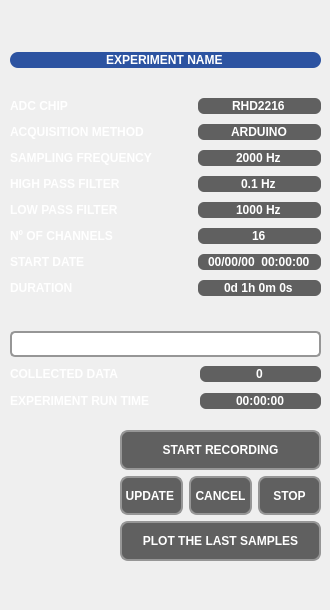
          <widget class="QWidget" name="record_tab">
           <attribute name="title">
            <string>RECORD</string>
           </attribute>
           <widget class="QFrame" name="record_show_frame">
            <property name="enabled">
             <bool>false</bool>
            </property>
            <property name="geometry">
             <rect>
              <x>10</x>
              <y>30</y>
              <width>311</width>
              <height>571</height>
             </rect>
            </property>
            <property name="styleSheet">
             <string notr="true">QLabel{color:#FFFFFF;font:7pt&quot;DejaVu Sans&quot;;font-weight:bold;}QLineEdit{border:#969696;background-color:#606060;border-radius:6px;color:#FFFFFF;font:7pt&quot;DejaVu Sans&quot;;font-weight:bold;}
QProgressBar { border: 2px solid #969696;border-radius:5px;text-align:center;color:#FFFFFF;font:10pt&quot;DejaVu Sans&quot;;font-weight:bold;}QProgressBar::chunk{background-color:#2C53A1;width:20px;}
</string>
            </property>
            <widget class="QLabel" name="logo_image_label2">
             <property name="geometry">
              <rect>
               <x>10</x>
               <y>410</y>
               <width>91</width>
               <height>121</height>
              </rect>
             </property>
             <property name="text">
              <string/>
             </property>
             <property name="pixmap">
              <pixmap>icon/NNC_logo.png</pixmap>
             </property>
             <property name="scaledContents">
              <bool>true</bool>
             </property>
             <property name="alignment">
              <set>Qt::AlignCenter</set>
             </property>
            </widget>
            <widget class="QWidget" name="layoutWidget_2">
             <property name="geometry">
              <rect>
               <x>0</x>
               <y>0</y>
               <width>311</width>
               <height>291</height>
              </rect>
             </property>
             <layout class="QVBoxLayout" name="verticalLayout">
              <item>
               <widget class="QLineEdit" name="experiment_name_lineshow">
                <property name="styleSheet">
                 <string notr="true">QLineEdit{border:#969696;background-color:#2C53A1;border-radius:8px;color:#FFFFFF;font:7pt&quot;helvetica&quot;;font-weight:bold;}</string>
                </property>
                <property name="text">
                 <string notr="true">EXPERIMENT NAME</string>
                </property>
                <property name="alignment">
                 <set>Qt::AlignCenter</set>
                </property>
                <property name="dragEnabled">
                 <bool>false</bool>
                </property>
                <property name="readOnly">
                 <bool>true</bool>
                </property>
               </widget>
              </item>
              <item>
               <layout class="QGridLayout" name="gridLayout_13">
                <item row="0" column="0">
                 <widget class="QLabel" name="label_46">
                  <property name="text">
                   <string notr="true">ADC CHIP</string>
                  </property>
                  <property name="alignment">
                   <set>Qt::AlignLeading|Qt::AlignLeft|Qt::AlignVCenter</set>
                  </property>
                 </widget>
                </item>
                <item row="0" column="2">
                 <widget class="QLineEdit" name="chip_lineshow">
                  <property name="text">
                   <string notr="true">RHD2216</string>
                  </property>
                  <property name="alignment">
                   <set>Qt::AlignCenter</set>
                  </property>
                  <property name="dragEnabled">
                   <bool>false</bool>
                  </property>
                  <property name="readOnly">
                   <bool>true</bool>
                  </property>
                 </widget>
                </item>
                <item row="1" column="0">
                 <widget class="QLabel" name="label_52">
                  <property name="text">
                   <string notr="true">ACQUISITION METHOD</string>
                  </property>
                  <property name="alignment">
                   <set>Qt::AlignLeading|Qt::AlignLeft|Qt::AlignVCenter</set>
                  </property>
                 </widget>
                </item>
                <item row="5" column="0">
                 <widget class="QLabel" name="label_53">
                  <property name="text">
                   <string notr="true">Nº OF CHANNELS</string>
                  </property>
                  <property name="alignment">
                   <set>Qt::AlignLeading|Qt::AlignLeft|Qt::AlignVCenter</set>
                  </property>
                 </widget>
                </item>
                <item row="2" column="2">
                 <widget class="QLineEdit" name="sampling_frequency_lineshow">
                  <property name="text">
                   <string notr="true">2000 Hz</string>
                  </property>
                  <property name="alignment">
                   <set>Qt::AlignCenter</set>
                  </property>
                  <property name="dragEnabled">
                   <bool>false</bool>
                  </property>
                  <property name="readOnly">
                   <bool>true</bool>
                  </property>
                 </widget>
                </item>
                <item row="5" column="2">
                 <widget class="QLineEdit" name="number_channels_lineshow">
                  <property name="text">
                   <string notr="true">16</string>
                  </property>
                  <property name="alignment">
                   <set>Qt::AlignCenter</set>
                  </property>
                  <property name="dragEnabled">
                   <bool>false</bool>
                  </property>
                  <property name="readOnly">
                   <bool>true</bool>
                  </property>
                 </widget>
                </item>
                <item row="6" column="0">
                 <widget class="QLabel" name="label_48">
                  <property name="text">
                   <string notr="true">START DATE</string>
                  </property>
                  <property name="alignment">
                   <set>Qt::AlignLeading|Qt::AlignLeft|Qt::AlignVCenter</set>
                  </property>
                 </widget>
                </item>
                <item row="2" column="0">
                 <widget class="QLabel" name="label_43">
                  <property name="text">
                   <string notr="true">SAMPLING FREQUENCY</string>
                  </property>
                  <property name="alignment">
                   <set>Qt::AlignLeading|Qt::AlignLeft|Qt::AlignVCenter</set>
                  </property>
                 </widget>
                </item>
                <item row="4" column="0">
                 <widget class="QLabel" name="label_45">
                  <property name="text">
                   <string notr="true">LOW PASS FILTER</string>
                  </property>
                  <property name="alignment">
                   <set>Qt::AlignLeading|Qt::AlignLeft|Qt::AlignVCenter</set>
                  </property>
                 </widget>
                </item>
                <item row="1" column="2">
                 <widget class="QLineEdit" name="method_lineshow">
                  <property name="text">
                   <string notr="true">ARDUINO</string>
                  </property>
                  <property name="alignment">
                   <set>Qt::AlignCenter</set>
                  </property>
                  <property name="dragEnabled">
                   <bool>false</bool>
                  </property>
                  <property name="readOnly">
                   <bool>true</bool>
                  </property>
                 </widget>
                </item>
                <item row="3" column="2">
                 <widget class="QLineEdit" name="highpass_frequency_lineshow">
                  <property name="text">
                   <string notr="true">0.1 Hz</string>
                  </property>
                  <property name="alignment">
                   <set>Qt::AlignCenter</set>
                  </property>
                  <property name="dragEnabled">
                   <bool>false</bool>
                  </property>
                  <property name="readOnly">
                   <bool>true</bool>
                  </property>
                 </widget>
                </item>
                <item row="3" column="0">
                 <widget class="QLabel" name="label_44">
                  <property name="text">
                   <string notr="true">HIGH PASS FILTER</string>
                  </property>
                  <property name="alignment">
                   <set>Qt::AlignLeading|Qt::AlignLeft|Qt::AlignVCenter</set>
                  </property>
                 </widget>
                </item>
                <item row="4" column="2">
                 <widget class="QLineEdit" name="lowpass_frequency_lineshow">
                  <property name="text">
                   <string notr="true">1000 Hz</string>
                  </property>
                  <property name="alignment">
                   <set>Qt::AlignCenter</set>
                  </property>
                  <property name="dragEnabled">
                   <bool>false</bool>
                  </property>
                  <property name="readOnly">
                   <bool>true</bool>
                  </property>
                 </widget>
                </item>
                <item row="7" column="0">
                 <widget class="QLabel" name="label_47">
                  <property name="text">
                   <string notr="true">DURATION</string>
                  </property>
                  <property name="alignment">
                   <set>Qt::AlignLeading|Qt::AlignLeft|Qt::AlignVCenter</set>
                  </property>
                 </widget>
                </item>
                <item row="6" column="2">
                 <widget class="QLineEdit" name="start_duration_lineshow">
                  <property name="text">
                   <string notr="true">00/00/00  00:00:00</string>
                  </property>
                  <property name="alignment">
                   <set>Qt::AlignCenter</set>
                  </property>
                  <property name="dragEnabled">
                   <bool>false</bool>
                  </property>
                  <property name="readOnly">
                   <bool>true</bool>
                  </property>
                 </widget>
                </item>
                <item row="7" column="2">
                 <widget class="QLineEdit" name="duration_time_lineshow">
                  <property name="text">
                   <string notr="true">0d 1h 0m 0s</string>
                  </property>
                  <property name="alignment">
                   <set>Qt::AlignCenter</set>
                  </property>
                  <property name="dragEnabled">
                   <bool>false</bool>
                  </property>
                  <property name="readOnly">
                   <bool>true</bool>
                  </property>
                 </widget>
                </item>
                <item row="0" column="1">
                 <spacer name="horizontalSpacer_2">
                  <property name="orientation">
                   <enum>Qt::Horizontal</enum>
                  </property>
                  <property name="sizeType">
                   <enum>QSizePolicy::Fixed</enum>
                  </property>
                  <property name="sizeHint" stdset="0">
                   <size>
                    <width>40</width>
                    <height>20</height>
                   </size>
                  </property>
                 </spacer>
                </item>
                <item row="1" column="1">
                 <spacer name="horizontalSpacer_3">
                  <property name="orientation">
                   <enum>Qt::Horizontal</enum>
                  </property>
                  <property name="sizeType">
                   <enum>QSizePolicy::Fixed</enum>
                  </property>
                  <property name="sizeHint" stdset="0">
                   <size>
                    <width>40</width>
                    <height>20</height>
                   </size>
                  </property>
                 </spacer>
                </item>
                <item row="2" column="1">
                 <spacer name="horizontalSpacer_4">
                  <property name="orientation">
                   <enum>Qt::Horizontal</enum>
                  </property>
                  <property name="sizeType">
                   <enum>QSizePolicy::Fixed</enum>
                  </property>
                  <property name="sizeHint" stdset="0">
                   <size>
                    <width>40</width>
                    <height>20</height>
                   </size>
                  </property>
                 </spacer>
                </item>
                <item row="3" column="1">
                 <spacer name="horizontalSpacer_5">
                  <property name="orientation">
                   <enum>Qt::Horizontal</enum>
                  </property>
                  <property name="sizeType">
                   <enum>QSizePolicy::Fixed</enum>
                  </property>
                  <property name="sizeHint" stdset="0">
                   <size>
                    <width>40</width>
                    <height>20</height>
                   </size>
                  </property>
                 </spacer>
                </item>
                <item row="4" column="1">
                 <spacer name="horizontalSpacer_6">
                  <property name="orientation">
                   <enum>Qt::Horizontal</enum>
                  </property>
                  <property name="sizeType">
                   <enum>QSizePolicy::Fixed</enum>
                  </property>
                  <property name="sizeHint" stdset="0">
                   <size>
                    <width>40</width>
                    <height>20</height>
                   </size>
                  </property>
                 </spacer>
                </item>
                <item row="5" column="1">
                 <spacer name="horizontalSpacer_7">
                  <property name="orientation">
                   <enum>Qt::Horizontal</enum>
                  </property>
                  <property name="sizeType">
                   <enum>QSizePolicy::Fixed</enum>
                  </property>
                  <property name="sizeHint" stdset="0">
                   <size>
                    <width>40</width>
                    <height>20</height>
                   </size>
                  </property>
                 </spacer>
                </item>
                <item row="6" column="1">
                 <spacer name="horizontalSpacer_8">
                  <property name="orientation">
                   <enum>Qt::Horizontal</enum>
                  </property>
                  <property name="sizeType">
                   <enum>QSizePolicy::Fixed</enum>
                  </property>
                  <property name="sizeHint" stdset="0">
                   <size>
                    <width>40</width>
                    <height>20</height>
                   </size>
                  </property>
                 </spacer>
                </item>
                <item row="7" column="1">
                 <spacer name="horizontalSpacer_9">
                  <property name="orientation">
                   <enum>Qt::Horizontal</enum>
                  </property>
                  <property name="sizeType">
                   <enum>QSizePolicy::Fixed</enum>
                  </property>
                  <property name="sizeHint" stdset="0">
                   <size>
                    <width>40</width>
                    <height>20</height>
                   </size>
                  </property>
                 </spacer>
                </item>
               </layout>
              </item>
             </layout>
            </widget>
            <widget class="QWidget" name="layoutWidget_3">
             <property name="geometry">
              <rect>
               <x>0</x>
               <y>300</y>
               <width>311</width>
               <height>82</height>
              </rect>
             </property>
             <layout class="QGridLayout" name="gridLayout_14">
              <item row="0" column="0" colspan="3">
               <widget class="QProgressBar" name="progress_bar">
                <property name="value">
                 <number>0</number>
                </property>
               </widget>
              </item>
              <item row="1" column="0">
               <widget class="QLabel" name="label_54">
                <property name="text">
                 <string notr="true">COLLECTED DATA</string>
                </property>
                <property name="alignment">
                 <set>Qt::AlignLeading|Qt::AlignLeft|Qt::AlignVCenter</set>
                </property>
               </widget>
              </item>
              <item row="1" column="2">
               <widget class="QLineEdit" name="collected_data_lineshow">
                <property name="text">
                 <string notr="true">0</string>
                </property>
                <property name="alignment">
                 <set>Qt::AlignCenter</set>
                </property>
               </widget>
              </item>
              <item row="2" column="0">
               <widget class="QLabel" name="label_55">
                <property name="text">
                 <string notr="true">EXPERIMENT RUN TIME</string>
                </property>
                <property name="alignment">
                 <set>Qt::AlignLeading|Qt::AlignLeft|Qt::AlignVCenter</set>
                </property>
               </widget>
              </item>
              <item row="2" column="2">
               <widget class="QLineEdit" name="run_time_lineshow">
                <property name="text">
                 <string notr="true">00:00:00</string>
                </property>
                <property name="alignment">
                 <set>Qt::AlignCenter</set>
                </property>
               </widget>
              </item>
              <item row="2" column="1">
               <spacer name="horizontalSpacer_10">
                <property name="orientation">
                 <enum>Qt::Horizontal</enum>
                </property>
                <property name="sizeHint" stdset="0">
                 <size>
                  <width>40</width>
                  <height>20</height>
                 </size>
                </property>
               </spacer>
              </item>
              <item row="1" column="1">
               <spacer name="horizontalSpacer_11">
                <property name="orientation">
                 <enum>Qt::Horizontal</enum>
                </property>
                <property name="sizeHint" stdset="0">
                 <size>
                  <width>40</width>
                  <height>20</height>
                 </size>
                </property>
               </spacer>
              </item>
             </layout>
            </widget>
            <widget class="QWidget" name="layoutWidget_4">
             <property name="geometry">
              <rect>
               <x>110</x>
               <y>400</y>
               <width>201</width>
               <height>131</height>
              </rect>
             </property>
             <layout class="QVBoxLayout" name="verticalLayout_2">
              <item>
               <widget class="QPushButton" name="start_recording_button">
                <property name="sizePolicy">
                 <sizepolicy hsizetype="Minimum" vsizetype="Preferred">
                  <horstretch>0</horstretch>
                  <verstretch>0</verstretch>
                 </sizepolicy>
                </property>
                <property name="cursor">
                 <cursorShape>PointingHandCursor</cursorShape>
                </property>
                <property name="styleSheet">
                 <string notr="true">QPushButton{border:2px solid #A21F27;border-radius:8px;background-color:#2C53A1;color:#FFFFFF;font:10pt&quot;DejaVu Sans&quot;;font-weight:bold;}QPushButton:pressed{border:2px solid #A21F27;border-radius:8px;background-color:#A21F27;color:#FFFFFF;}QPushButton::!enabled{border:2px solid #969696;border-radius:8px;background-color:#606060;color:#FFFFFF;font:10pt&quot;DejaVu Sans&quot;;font-weight:bold;}</string>
                </property>
                <property name="text">
                 <string notr="true">START RECORDING</string>
                </property>
                <property name="checked">
                 <bool>false</bool>
                </property>
               </widget>
              </item>
              <item>
               <layout class="QHBoxLayout" name="horizontalLayout">
                <item>
                 <widget class="QPushButton" name="update_statistics_button">
                  <property name="sizePolicy">
                   <sizepolicy hsizetype="Minimum" vsizetype="Preferred">
                    <horstretch>0</horstretch>
                    <verstretch>0</verstretch>
                   </sizepolicy>
                  </property>
                  <property name="cursor">
                   <cursorShape>PointingHandCursor</cursorShape>
                  </property>
                  <property name="styleSheet">
                   <string notr="true">QPushButton{border:2px solid #A21F27;border-radius:8px;background-color:#2C53A1;color:#FFFFFF;font:7pt&quot;DejaVu Sans&quot;;font-weight:bold;}QPushButton:pressed{border:2px solid #A21F27;border-radius:8px;background-color:#A21F27;color:#FFFFFF;}QPushButton::!enabled{border:2px solid #969696;border-radius:8px;background-color:#606060;color:#FFFFFF;font:7pt&quot;DejaVu Sans&quot;;font-weight:bold;}</string>
                  </property>
                  <property name="text">
                   <string notr="true">UPDATE </string>
                  </property>
                  <property name="checked">
                   <bool>false</bool>
                  </property>
                 </widget>
                </item>
                <item>
                 <widget class="QPushButton" name="cancel_button">
                  <property name="sizePolicy">
                   <sizepolicy hsizetype="Minimum" vsizetype="Preferred">
                    <horstretch>0</horstretch>
                    <verstretch>0</verstretch>
                   </sizepolicy>
                  </property>
                  <property name="cursor">
                   <cursorShape>PointingHandCursor</cursorShape>
                  </property>
                  <property name="styleSheet">
                   <string notr="true">QPushButton{border:2px solid #A21F27;border-radius:8px;background-color:#2C53A1;color:#FFFFFF;font:7pt&quot;DejaVu Sans&quot;;font-weight:bold;}QPushButton:pressed{border:2px solid #A21F27;border-radius:8px;background-color:#A21F27;color:#FFFFFF;}QPushButton::!enabled{border:2px solid #969696;border-radius:8px;background-color:#606060;color:#FFFFFF;font:7pt&quot;DejaVu Sans&quot;;font-weight:bold;}</string>
                  </property>
                  <property name="text">
                   <string notr="true">CANCEL</string>
                  </property>
                  <property name="checked">
                   <bool>false</bool>
                  </property>
                 </widget>
                </item>
                <item>
                 <widget class="QPushButton" name="stop_button">
                  <property name="sizePolicy">
                   <sizepolicy hsizetype="Minimum" vsizetype="Preferred">
                    <horstretch>0</horstretch>
                    <verstretch>0</verstretch>
                   </sizepolicy>
                  </property>
                  <property name="cursor">
                   <cursorShape>PointingHandCursor</cursorShape>
                  </property>
                  <property name="styleSheet">
                   <string notr="true">QPushButton{border:2px solid #A21F27;border-radius:8px;background-color:#2C53A1;color:#FFFFFF;font:7pt&quot;DejaVu Sans&quot;;font-weight:bold;}QPushButton:pressed{border:2px solid #A21F27;border-radius:8px;background-color:#A21F27;color:#FFFFFF;}QPushButton::!enabled{border:2px solid #969696;border-radius:8px;background-color:#606060;color:#FFFFFF;font:7pt&quot;DejaVu Sans&quot;;font-weight:bold;}</string>
                  </property>
                  <property name="text">
                   <string notr="true">STOP</string>
                  </property>
                  <property name="checked">
                   <bool>false</bool>
                  </property>
                 </widget>
                </item>
               </layout>
              </item>
              <item>
               <widget class="QPushButton" name="plot_next_button">
                <property name="enabled">
                 <bool>false</bool>
                </property>
                <property name="sizePolicy">
                 <sizepolicy hsizetype="Minimum" vsizetype="Preferred">
                  <horstretch>0</horstretch>
                  <verstretch>0</verstretch>
                 </sizepolicy>
                </property>
                <property name="cursor">
                 <cursorShape>PointingHandCursor</cursorShape>
                </property>
                <property name="styleSheet">
                 <string notr="true">QPushButton{border:2px solid #A21F27;border-radius:8px;background-color:#2C53A1;color:#FFFFFF;font:8pt&quot;DejaVu Sans&quot;;font-weight:bold;}QPushButton:pressed{border:2px solid #A21F27;border-radius:8px;background-color:#A21F27;color:#FFFFFF;}QPushButton::!enabled{border:2px solid #969696;border-radius:8px;background-color:#606060;color:#FFFFFF;font:8pt&quot;DejaVu Sans&quot;;font-weight:bold;}</string>
                </property>
                <property name="text">
                 <string notr="true">PLOT THE LAST SAMPLES</string>
                </property>
                <property name="checked">
                 <bool>false</bool>
                </property>
               </widget>
              </item>
             </layout>
            </widget>
           </widget>
          </widget>
